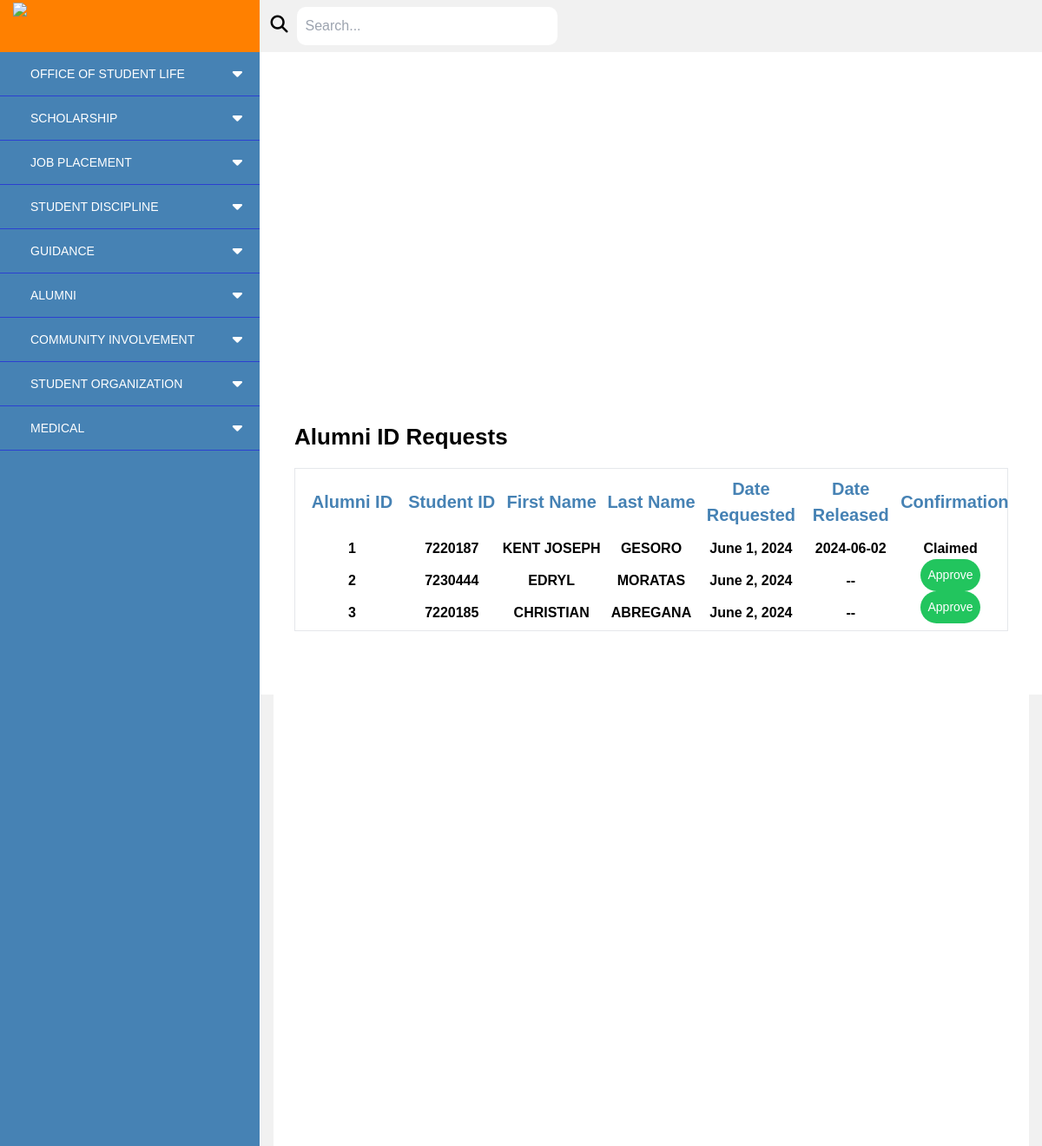
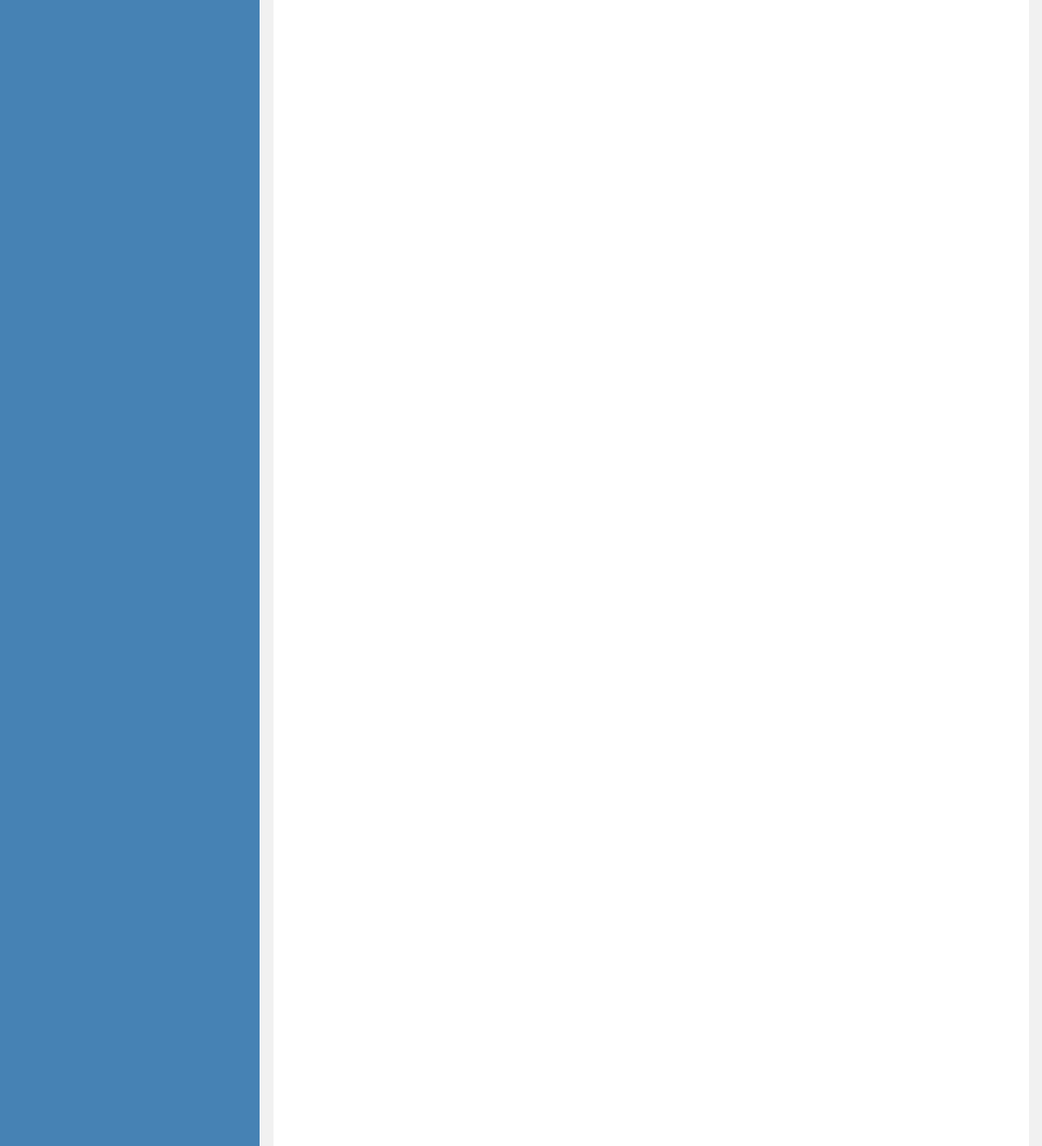
Screenshot of /admin_id_request/ with the database file from the repository (2 pictures, top to bottom).
### studentLife_system/models.py (models this page shows, shortened)
class Alumni(models.Model):
    alumniID = models.AutoField(primary_key=True)
    student = models.ForeignKey(studentInfo, on_delete=models.CASCADE)
    alumnidate = models.DateField()
    alumnibirthday = models.DateField()
    alumnicontact = models.CharField(max_length=15)
    sssgsis = models.CharField(max_length=20)
    tin = models.CharField(max_length=20)
    parentguardian = models.CharField(max_length=100)
    alumniaddress = models.TextField()
    firstname = models.CharField(max_length=100, default="")
    lastname = models.CharField(max_length=100, default="")
    email_add = models.CharField(max_length=100, null=False, default="")
    degree = models.CharField(max_length=100, null=False, default="")
    sex = models.CharField(max_length=10, null=False, default="")
    claimed_date = models.DateTimeField(null=True, blank=True)
    approved = models.BooleanField(default=False)

class studentInfo(models.Model):
    studID = models.IntegerField(primary_key=True)
    lrn = models.CharField(max_length=12)
    lastname = models.CharField(max_length=100)
    firstname = models.CharField(max_length=100)
    middlename = models.CharField(max_length=50)
    degree = models.CharField(max_length=150)
    yearlvl = models.CharField(max_length=10)
    sex = models.CharField(max_length=10)
    emailadd = models.EmailField()
    contact = models.CharField(max_length=11)
    class Meta:
        ordering = ["lastname"]

### studentLife_system/views.py (the view)
# urls.py: path("admin_id_request/", views.admin_id_request, name="admin_idRequest"),
def admin_id_request(request):
    alumni_requests = Alumni.objects.all()
    return render(
        request,
        "alumni/users/admin_idRequest.html",
        {"alumni_requests": alumni_requests},
    )

### templates/alumni/users/admin_idRequest.html (shortened to what this page needs)
{% extends 'alumni/users/base.html' %}
{% block content %}
<section class="h-auto ml-[300px] flex items-center justify-center bg-grayyy">
  <div class="mx-auto container text-black" style="margin-top: -60%;">
    <div class="flex items-center justify-center mt-[200px]">
      <div class="bg-white w-full h-screen p-6">
        <h1 class="text-[26px] font-bold mb-4">Alumni ID Requests</h1>
        <div class="flex flex-col w-full border justify-between items-center p-2">
          <div class="grid grid-cols-7 w-full items-center justify-center">
            <h3 class="text-blo font-bold text-[20px] w-full text-center">Alumni ID</h3>
            <h3 class="text-blo font-bold text-[20px] w-full text-center">Student ID</h3>
            <h3 class="text-blo font-bold text-[20px] w-full text-center">First Name</h3>
            <h3 class="text-blo font-bold text-[20px] w-full text-center">Last Name</h3>
            <h3 class="text-blo font-bold text-[20px] w-full text-center">Date Requested</h3>
            <h3 class="text-blo font-bold text-[20px] w-full text-center">Date Released</h3>
            <h3 class="text-blo font-bold text-[20px] w-full text-center">Confirmation</h3>
            {% for alumni_request in alumni_requests %}
            <p class="w-full font-bold text-center mt-3">
              {{ alumni_request.alumniID }}
            </p>
            <p class="w-full font-bold text-center mt-3">
              {{ alumni_request.student.studID }}
            </p>
            <p class="w-full font-bold text-center mt-3">
              {{ alumni_request.student.firstname }}
            </p>
            <p class="w-full font-bold text-center mt-3">
              {{ alumni_request.student.lastname }}
            </p>
            <p class="w-full font-bold text-center mt-3">
              {{ alumni_request.alumnidate }}
            </p>
            <p class="w-full font-bold text-center mt-3">
              {% if alumni_request.claimed_date %}
              {{ alumni_request.claimed_date|date:"Y-m-d" }}
              {% else %}
              --
              {% endif %}
            </p>
            {% if alumni_request.claimed_date %}
            <p class="w-full font-bold text-center mt-3">
              Claimed
            </p>
            {% else %}
            {% if alumni_request.approved %}
            <form action="{% url 'claim_alumni_id' alumni_request.alumniID %}" method="post" class="w-full text-center">
              {% csrf_token %}
              <button type="submit" class="bg-blue-500 p-2 text-white text-[14px] rounded-full">Claimed</button>
            </form>
            {% else %}
            <form action="{% url 'approve_alumni_request' alumni_request.alumniID %}" method="post" class="w-full text-center">
              <button type="submit" class="bg-green-500 p-2 text-white text-[14px] rounded-full">Approve</button>
            </form>
            {% endif %}
            {% endif %}
            {% endfor %}
          </div>
        </div>
      </div>
    </div>
</section>
{% endblock %}

### templates/alumni/users/base.html (shortened to what this page needs)
<!DOCTYPE html>
{% load static %}
<head>
  <link rel="stylesheet" href="https://cdnjs.cloudflare.com/ajax/libs/font-awesome/5.15.4/css/all.min.css">
  <link rel="stylesheet" href="https://cdnjs.cloudflare.com/ajax/libs/font-awesome/6.4.2/css/all.min.css"
 />
  <script src="https://cdn.tailwindcss.com"></script>
  <link rel="stylesheet" type="text/css" href="/static/alumni/users/styles.css">
</head>
<body>
  <div class="orange-bar">
    <img src="{% static 'alumni/users/images/CTU_logo.png' %}" class="logo">
  </div>
  <div class="left-side">
    <nav class="side-nav">
      <ul>
        <li><a href="#" class="studentlife-btn">OFFICE OF STUDENT LIFE
            <span class="fas fa-caret-down first"></span>
          </a>
        </li>
        <li><a href="#" class="scholar-btn">SCHOLARSHIP
            <span class="fas fa-caret-down second"></span>
          </a>
        </li>
        <li><a href="#" class="jobplace-btn">JOB PLACEMENT
            <span class="fas fa-caret-down third"></span>
          </a>
        </li>
        <li><a href="#" class="student_disc-btn">STUDENT DISCIPLINE
            <span class="fas fa-caret-down fourth"></span>
          </a>
        </li>
        <li><a href="#" class="guide-btn">GUIDANCE
            <span class="fas fa-caret-down fifth"></span>
          </a>
        </li>
        <li><a href="#" class="alumni-btn">ALUMNI
            <span class="fas fa-caret-down sixth"></span>
          </a>
        </li>
        <li><a href="#" class="community-btn">COMMUNITY INVOLVEMENT
            <span class="fas fa-caret-down seventh"></span>
          </a>
        </li>
        <li><a href="#" class="student_org-btn">STUDENT ORGANIZATION
            <span class="fas fa-caret-down eight"></span>
          </a>
        </li>
        <li><a href="#" class="medical-btn">MEDICAL
            <span class="fas fa-caret-down ninth"></span>
          </a>
        </li>
      </ul>
  </div>
  <div class="search-container">
    <div class="search-icon">
      <i class="fa-solid fa-magnifying-glass"></i>
    </div>
    <input type="text" placeholder="Search...">
  </div>
  {% block content %}
  {% endblock %}
</body>
</html>

### static/alumni/users/styles.css (style rules this page uses)
* { margin: 0; padding: 0; box-sizing: border-box; font-family: 'Poppins', sans-serif; list-style-type: none; }
.left-side { display: flex; width: 299px; height: 100vh; flex-direction: column; }
.side-nav { margin-top: 60px; width: 299px; height: 100%; position: fixed; background: #4682B4; overflow-y: auto; scrollbar-width: none; }
.orange-bar { height: 60px; background-color: #FF8000; width: 299px; z-index: 100; position: fixed; }
.logo { height: 55px; margin-left: 15px; margin-top: 3px; }
.search-container { position: fixed; top: 0; left: 299px; width: 100%; background-color: #f1f1f1; padding: 12.5px; box-sizing: border-box; display: flex; align-items: center; height: 60px; z-index: 1000; }
.search-icon i { margin-right: 10px; cursor: pointer; color: black; font-size: 20px; }
input[type="text"] { padding: 9.6px; border: transparent; border-radius: 10px; box-sizing: border-box; padding-left: 10px; align-items:left; color: black; width: 300px; }
.side-nav li { line-height: 30px; }
.side-nav ul li { line-height: 50px; border-bottom: 1px solid #2B40D1; }
.side-nav ul li a { position: relative; color: white; padding-left: 30px; text-decoration: none; font-size: 14px; display: block; width: 100%; border-left: 5px solid transparent; }
.side-nav ul li a span { position: absolute; top: 50%; right: 20px; transform: translateY(-50%); font-size: 18px; transition: transform 0.4s; }

### rows the page displays
Alumni: alumniID "1", student.studID "7220187", student.firstname "KENT JOSEPH", student.lastname "GESORO", alumnidate "June 1, 2024", claimed_date "2024-06-02", shows "Claimed"
Alumni: alumniID "2", student.studID "7230444", student.firstname "EDRYL", student.lastname "MORATAS", alumnidate "June 2, 2024", approved "Approve"
Alumni: alumniID "3", student.studID "7220185", student.firstname "CHRISTIAN", student.lastname "ABREGANA", alumnidate "June 2, 2024", approved "Approve"
